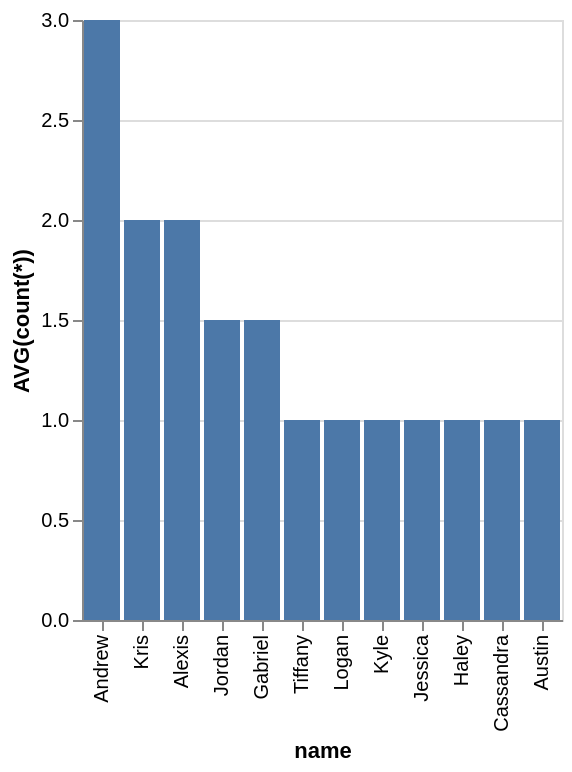

Vega-Lite specification for this chart:
### Vega-Lite specification from a JSON file in a GitHub repository (floating-point values rounded to 4 significant figures)
{"data": {"values": [{"x_data": "Andrew", "y_data": 3}, {"x_data": "Kris", "y_data": 2}, {"x_data": "Alexis", "y_data": 2}, {"x_data": "Jordan", "y_data": 1.5}, {"x_data": "Gabriel", "y_data": 1.5}, {"x_data": "Tiffany", "y_data": 1}, {"x_data": "Logan", "y_data": 1}, {"x_data": "Kyle", "y_data": 1}, {"x_data": "Jessica", "y_data": 1}, {"x_data": "Haley", "y_data": 1}, {"x_data": "Cassandra", "y_data": 1}, {"x_data": "Austin", "y_data": 1}]}, "mark": "bar", "encoding": {"x": {"field": "x_data", "type": "nominal", "title": "name", "sort": {"op": "sum", "field": "y_data", "order": "descending"}}, "y": {"field": "y_data", "type": "quantitative", "title": "AVG(count(*))"}}}
